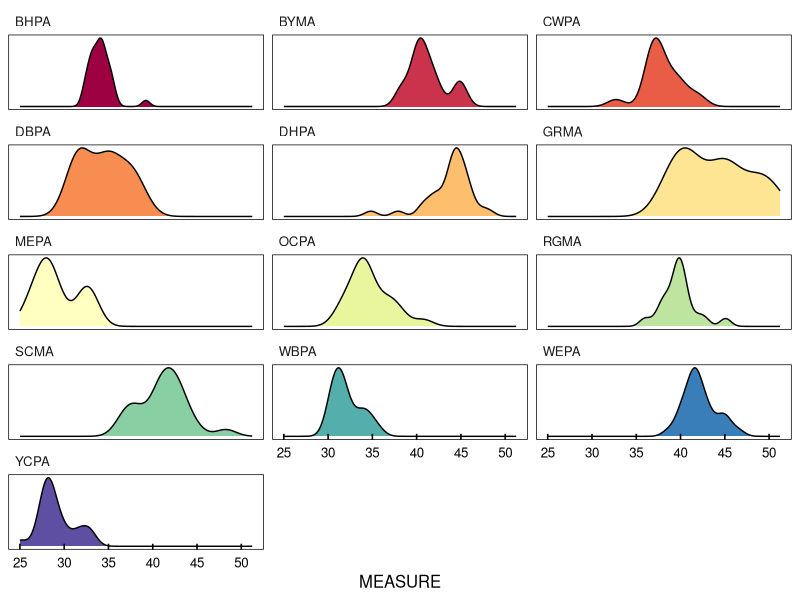
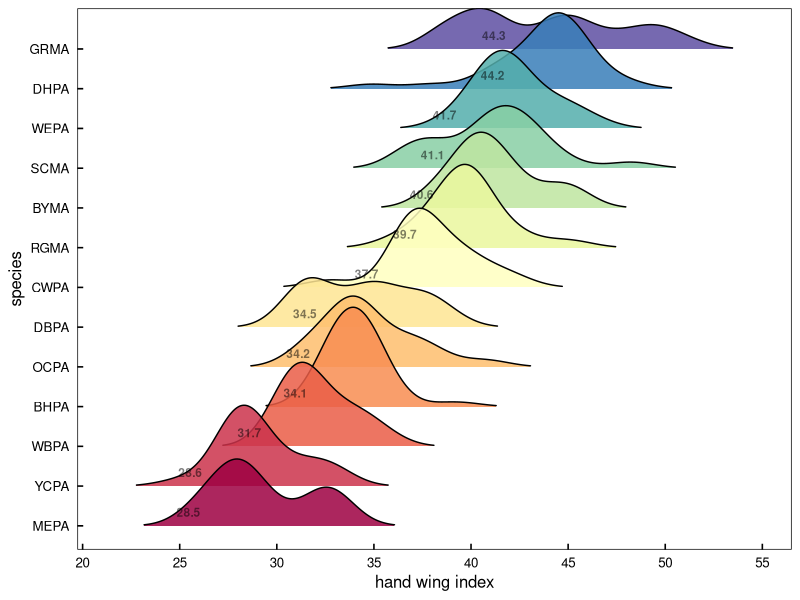
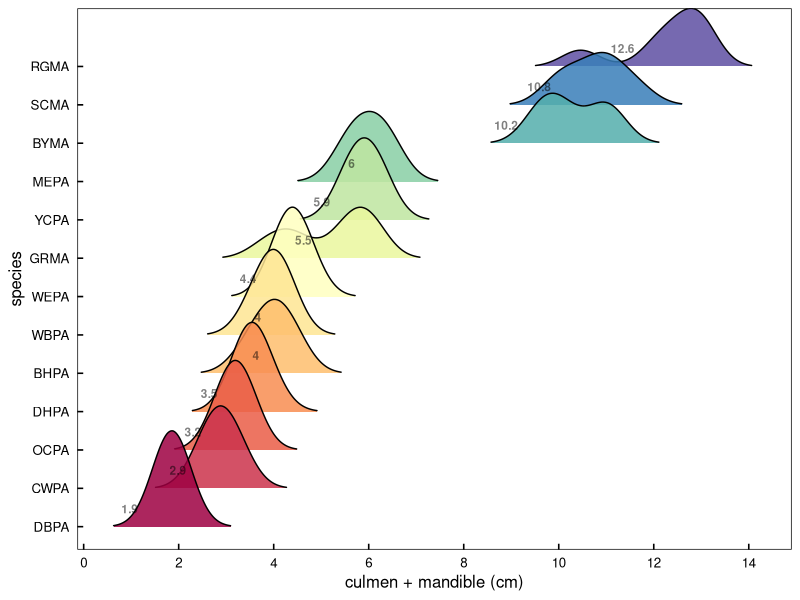
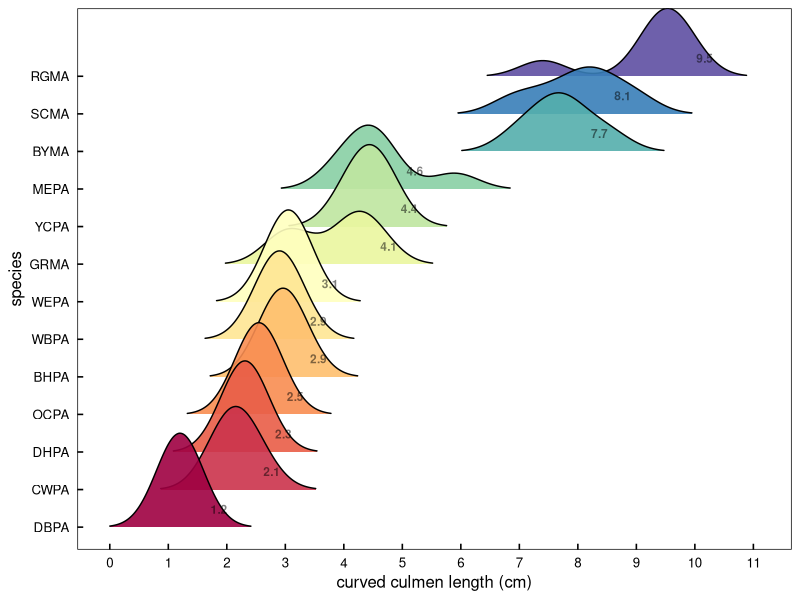
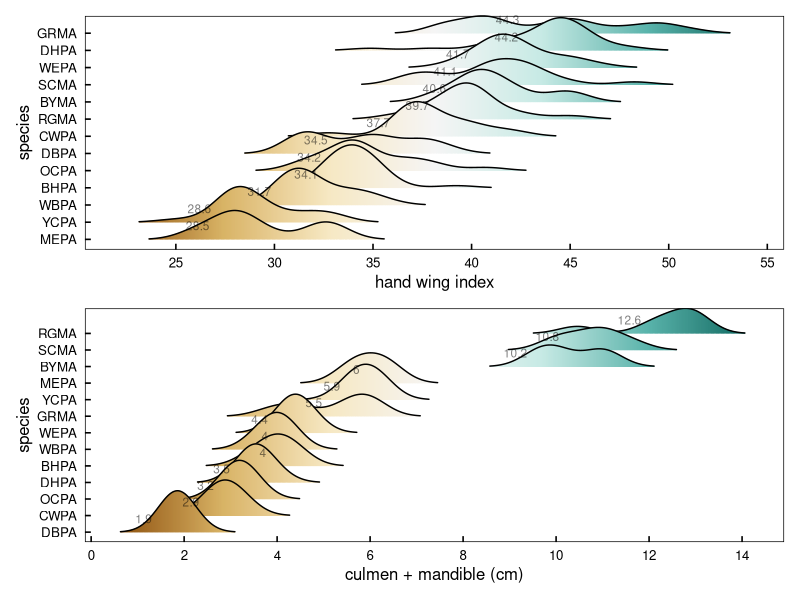

Write the R code that produced these figures, in order.
#### this script is exploring the morphometric data 
#### from parrots, macaws, and parakeets measured in museums
#### interested in factors contributing to social roles and hierarchies


library(ggplot2)      # plotting and viz
library(plyr)         # legacy df manipulation
library(dplyr)        # variable grouping and manipulation
library(reshape)      # legacy df manipulation
library(data.table)   # legacy functions on df 
library(tidyr)        # gathering and spreading
library(zoo)          # roll mean
library(ggthemes)     # helpful ggplot themes
library(forcats)
library(scales)
library(RColorBrewer) # pretty colors
library(ggridges)
library(colorspace)
library(patchwork)


# my custom ggplot theme
# I loathe the default thick grey lines
themeKV <- theme_few()+
  theme(strip.background = element_blank(),
        axis.line = element_blank(),
        axis.text.x = element_text(colour = "black", margin = margin(0.2, unit = "cm")),
        axis.text.y = element_text(colour = "black", margin = margin(c(1, 0.2), unit = "cm")),
        axis.ticks.x = element_line(colour = "black"), axis.ticks.y = element_line(colour = "black"),
        axis.ticks.length=unit(-0.15, "cm"),element_line(colour = "black", linewidth=.5),
        panel.border = element_rect(colour = "black", fill=NA, linewidth=.5),
        legend.title=element_blank(),
        strip.text=element_text(hjust=0))


#### read in morphometric data
# setwd("/Users/kylevanhoutan/colpa_flock/")
morphs <- read.csv('data/museo_morphs.csv')

#### subset full data set for just wing data 
# focusing here on dispersal ability, so pulling "wing_Hwi" 
# wing_Hwi = hand wing index from Claramunt & Wright 2017, https://doi.org/10.1201/9781315120454
morph_HWi <- subset(morphs, MORPH == "wing_Hwi")
morph_HWi <- morph_HWi[!(morph_HWi$CODE == ""), ]  # remove blank entries in species CODE, for congeners that haven't been rescaled and assigned a CODE

# make a density plot, facet by species CODE
colourCount = length(unique(morph_HWi$CODE)) # but first expand the 11 brewer palette categories
getPalette = colorRampPalette(brewer.pal(11, "Spectral")) # interpolate colors to fit the 13 parrot species

# then make the plot and call in the expanded Brewer pal
ggplot(morph_HWi, aes(x = MEASURE, fill = CODE)) + 
  themeKV + theme(legend.position = "none") +
  scale_fill_manual(values = getPalette(colourCount)) +
  #  scale_fill_brewer(palette = "Spectral") +
  theme(axis.text.y = element_blank(),
        axis.title.y = element_blank(),
        axis.ticks.y = element_blank()) +
    geom_density() +
  facet_wrap(~CODE, ncol=3, scales = "free_y") +
  scale_x_continuous(breaks = seq(20, 50, by = 5))

# same data, but using ridgeline plot w/o faceting
# again use above expanded Brewer palette
ggplot(morph_HWi, aes(x = MEASURE, y = fct_reorder(CODE,MEASURE), fill = fct_reorder(CODE,MEASURE))) + 
# both y and fill are reordered by CODE's median value of MEASURE 
  themeKV + theme(legend.position = "none") +
  scale_fill_manual(values = getPalette(colourCount)) +
  geom_density_ridges(scale = 2.5, alpha = 0.85, size = 0.25, rel_min_height = 0.01, bandwidth = 1.2) +
  stat_summary(geom = "text", fontface = "bold", alpha = 0.5, size = 3, vjust = -1, hjust = 3,
               fun = "median", aes(label = round(after_stat(x), 1))) +
  scale_x_continuous(breaks = seq(20, 60, by = 5)) + 
  xlab("hand wing index") + ylab("species")


# same data, but ridgeline plot continuous x axis fill 
p1 <- ggplot(morph_HWi, aes(x = MEASURE, y = fct_reorder(CODE,MEASURE), fill = after_stat(x))) + 
  # just y is reordered by CODE's median value of MEASURE of HWi 
  themeKV + theme(legend.position = "none") +
  scale_fill_distiller(#type = "div",
                       palette = "BrBG",
                       direction = 1) +
  geom_density_ridges_gradient(scale = 2.5, alpha = 0.85, size = 0.25, rel_min_height = 0.01, bandwidth = 1) +
  stat_summary(geom = "text", alpha = 0.5, size = 3, vjust = -1, hjust = 2.5,
               fun = "median", aes(label = round(after_stat(x), 1))) +
  scale_x_continuous(breaks = seq(25, 55, by = 5)) + 
  xlab("hand wing index") + ylab("species")


#### subset full data set for beak data
# focusing here on beak as a weapon, so want size
# pulling "culm_mand_SL" 
# culm_mand_SL = cumulative straight length of culmen and mandible in cm
morph_CMs <- subset(morphs, MORPH == "culm_mand_SL")
morph_CMs <- morph_CMs[!(morph_CMs$CODE == ""), ]  # remove blank entries in species CODE, for congeners that haven't been rescaled and assigned a CODE


colourCount = length(unique(morph_CMs$CODE))
getPalette = colorRampPalette(brewer.pal(11, "Spectral"))

# make ridgeline/joy plot of beak size
ggplot(morph_CMs, aes(x = MEASURE, y = fct_reorder(CODE,MEASURE), fill = fct_reorder(CODE,MEASURE))) + 
  # both y and fill are reordered by CODE's median value of MEASURE 
  themeKV + theme(legend.position = "none") +
  scale_fill_manual(values = getPalette(colourCount)) +
  geom_density_ridges(scale = 2.5, alpha = 0.85, size = 0.25, rel_min_height = 0.01, bandwidth = 0.4) +
  stat_summary(geom = "text", fontface = "bold", alpha = 0.5, size = 3, vjust = -1.5, hjust = 3,
               fun = "median", aes(label = round(after_stat(x), 1))) +
  scale_x_continuous(breaks = seq(0, 16, by = 2)) + 
  xlab("culmen + mandible (cm)") + ylab("species")


# same data, but ridgeline plot continuous x axis fill 
p2 <- ggplot(morph_CMs, aes(x = MEASURE, y = fct_reorder(CODE,MEASURE), fill = after_stat(x))) + 
  # just y is reordered by CODE's median value of MEASURE of CMs
  themeKV + theme(legend.position = "none") +
  scale_fill_distiller(type = "div",
                       palette = "BrBG",
                       direction = 1) +
  geom_density_ridges_gradient(scale = 2.5, alpha = 0.85, size = 0.25, rel_min_height = 0.01, bandwidth = 0.4) +
  stat_summary(geom = "text", alpha = 0.5, size = 3, vjust = -1, hjust = 2.5,
               fun = "median", aes(label = round(after_stat(x), 1))) +
  scale_x_continuous(breaks = seq(0, 16, by = 2)) + 
  xlab("culmen + mandible (cm)") + ylab("species")



#### subset full data set for beak data
# focusing here on beak as a weapon, so want size
# pulling "culmen_CL" 
# culmen_CL = curved culmen length in cm
morph_CCL <- subset(morphs, MORPH == "culmen_CL")
morph_CCL <- morph_CCL[!(morph_CCL$CODE == ""), ]  # remove blank entries in species CODE, for congeners that haven't been rescaled and assigned a CODE

colourCount = length(unique(morph_CCL$CODE))
getPalette = colorRampPalette(brewer.pal(11, "Spectral"))

# make ridgeline/joy plot of beak size
ggplot(morph_CCL, aes(x = MEASURE, y = fct_reorder(CODE,MEASURE), fill = fct_reorder(CODE,MEASURE))) + 
  # both y and fill are reordered by CODE's median value of MEASURE 
  themeKV + theme(legend.position = "none") +
  scale_fill_manual(values = getPalette(colourCount)) +
  geom_density_ridges(scale = 2.5, alpha = 0.9, size = 0.25, rel_min_height = 0.01, bandwidth = 0.4) +
  scale_x_continuous(breaks = seq(0, 12, by = 1)) + 
  stat_summary(geom = "text", fontface = "bold", alpha = 0.5, size = 3, vjust = -1.5, hjust = -1.8,
               fun = "median", aes(label = round(after_stat(x), 1))) +
  xlab("curved culmen length (cm)") + ylab("species")


p1 / p2
